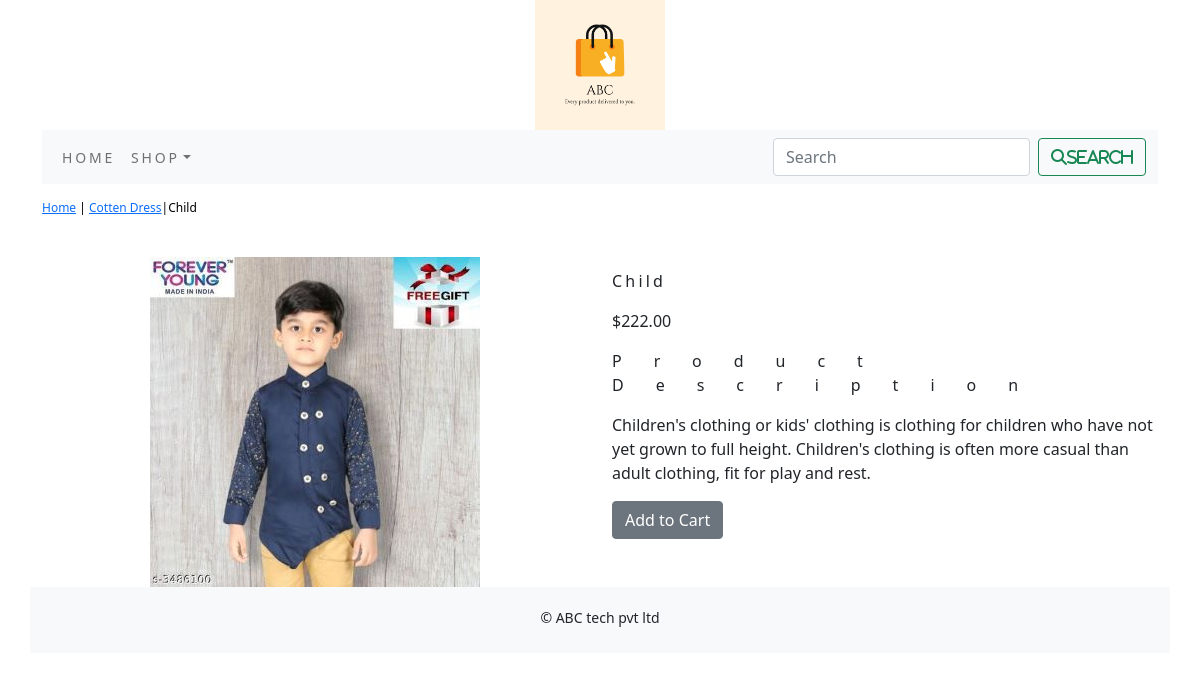
Page /shop1/cotten-dress/Child/ on the committed database.
### shop1/models.py (models this page shows, shortened)
class Product(models.Model):
    name = models.CharField(max_length=250, unique=True)
    slug = models.SlugField(max_length=250, unique=True)
    description = models.TextField(blank=True)
    price = models.DecimalField(max_digits=10, decimal_places=2)
    category = models.ForeignKey(Category, on_delete=models.CASCADE)
    image = models.ImageField(upload_to='product', blank=True)
    stock = models.IntegerField()
    available = models.BooleanField(default=True)
    created = models.DateTimeField(auto_now_add=True)
    updated = models.DateTimeField(auto_now_add=True)
    class Meta:
        ordering = ['name',]
        verbose_name = 'product'
        verbose_name_plural = 'products'

class Category(models.Model):
    name = models.CharField(max_length=250, unique=True)
    slug = models.SlugField(max_length=250, unique=True)
    description = models.TextField(blank=True)
    image = models.ImageField(upload_to='category', blank=True)
    class Meta:
        ordering = ['name',]
        verbose_name = 'category'
        verbose_name_plural = 'categories'
    def get_url(self):
        return reverse('shop1:products_by_category',args=[self.slug])
    def __str__(self):
        return '{}'.format(self.name)

### shop1/views.py (the view)
# urls.py: path('<slug:c_slug>/<slug:product_slug>/',views.proDetail,name='proCatdetail')
def proDetail(request, c_slug, product_slug):
    try:
        product = Product.objects.get(category__slug=c_slug, slug=product_slug)
    except Exception as e:
        raise e
    return render(request, 'product.html', {'product': product})

### cart/context_processors.py (called while the page is built)
def counter(request):
    item_count=0
    if 'admin' in request.path:
        return {}
    else:
        try:
            cart=Cart.objects.filter(cart_id=_cart_id(request))
            cart_items=CartItem.objects.all().filter(cart=cart[:1])
            for cart_item in cart_items:
                item_count += cart_item.quantity
        except Cart.DoesNotExist:
            item_count =0
    return  dict(item_count=item_count)

### cart/views.py (called while the page is built)
def _cart_id(request):
    cart = request.session.session_key
    if not cart:
        cart = request.session.create()
    return cart

### shop1/context_processors.py (called while the page is built)
def menu_links(request):
    links = Category.objects.all()
    return dict(links=links)

### templates/product.html (shortened to what this page needs)
{% extends 'base.html' %}
{% load static %}
{% block content %}
<div class="row my_prod_row_class">
 <div class="mx_auto">
      <P><a href="{% url 'shop1:allProdCat' %}">Home</a> | <a href="{{product.category.get_url}}">{{product.category}}</a>|{{product.name}} </P>
       </div>
<div class="container">
<br>
  <div class="row">
    <div class="col-12 col-sm-12 col-md-12 col-lg-6 text-center">
        <div style="min-width:18rem">
            <img src="{{product.image.url}}" alt="{{product.name}}">
        </div>
    </div>
   <div class="col-12 col-sm-12 col-md-12 col-lg-6">
       <h1 class="my_prod_title">{{product.name}}</h1>
       <p>${{product.price}}</p>
       <p class="my_title">Product Description</p>
       <p class="text-justify my_rod_text">{{product.description}}</p>
       {% if product.stock <= 0 %}
       <p class="justify my_prod_text"><b>Out of stock</b></p>
       {% else %}
       <a class="btn btn-secondary" href="{% url 'cart:add_cart' product.id %}">Add to Cart</a>
       {% endif %}
         {% endblock %}

### shop1/static/css/custom.css (style rules this page uses)
.my_title { font-size:16px; text_transform:uppercase; letter-spacing:2em; }
.my_prod_row_class { padding-top:15px; padding-bottom:20px; }
.my_prod_row_class .mx_auto { color:#000; font-size:12px; text-decoration:none; }
.my_prod_title { font-size:16px; text_transform:uppercase; letter-spacing:.2em; padding-top:15px; padding-bottom:10px; }

### rows in the picture
Product: category "Cotten Dress", name "Child", image (picture), price "222.00", description "Children's clothing or kids' clothing is clothing for children who have not yet grown to full height. Children's clothing is often more casual than adult clothing, fit for play and rest."
